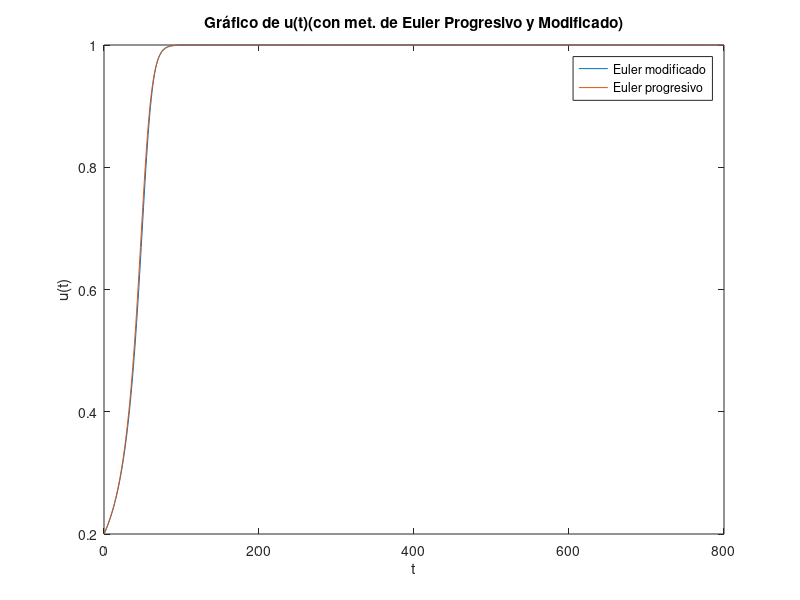

This figure's MATLAB source:
%Pregunta 4

%Parámetros
c1 = 0.175; alfa = 0.1; f = 0; n = 800;
q = (0:5); %Exponentes de h

for k = 1:1
    h = 2^q(k);
    t = (0:h:n);
    uM = zeros(1, length(t)); %Vector para Euler Modificado
    ut = zeros(1, length(t)); %Vector auxiliar de Euler Modificado
    uP = zeros(1, length(t)); %Vector para Euler Progresivo

    for j = 1:n / h
        %Cálculo de u(t) con met. de Euler Modificado
        uM(1) = 2 * alfa;
        u_prima = c1 * uM(j) * (uM(j) - alfa) * (1 - uM(j)) + f;
        ut(1 + j) = uM(j) + h / 2 * u_prima;
        ut_prima = c1 * ut(j + 1) * (ut(j + 1) - alfa) * (1 - ut(j + 1)) + f;
        uM(1 + j) = uM(j) + h * ut_prima;

        %Cálculo de u(t) con met. de Euler Progresivo
        uP(1) = 2 * alfa;
        up_prima = c1 * uP(j) * (uP(j) - alfa) * (1 - uP(j)) + f;
        uP(j + 1) = uP(j) + h * up_prima;
    end

    %Gráficos
    %subplot(3,2,k),plot(t,uM,'r')
    plot(t, uP, t, uM)
    xlabel('t'), ylabel('u(t)')
    legend('Euler modificado', 'Euler progresivo')
    hold on
    %subplot(3,2,k),plot(t,uP,'b')
    title('Gráfico de u(t)(con met. de Euler Progresivo y Modificado)')
end
